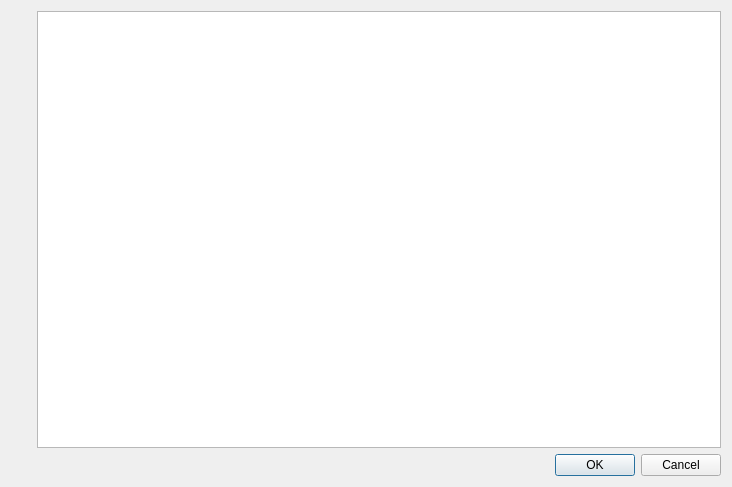
<?xml version="1.0" encoding="UTF-8"?>
<ui version="4.0">
 <class>AboutProgram</class>
 <widget class="QDialog" name="AboutProgram">
  <property name="geometry">
   <rect>
    <x>0</x>
    <y>0</y>
    <width>732</width>
    <height>487</height>
   </rect>
  </property>
  <property name="windowTitle">
   <string>Dialog</string>
  </property>
  <layout class="QGridLayout" name="gridLayout">
   <item row="2" column="1">
    <widget class="QDialogButtonBox" name="buttonBox">
     <property name="orientation">
      <enum>Qt::Horizontal</enum>
     </property>
     <property name="standardButtons">
      <set>QDialogButtonBox::Cancel|QDialogButtonBox::Ok</set>
     </property>
    </widget>
   </item>
   <item row="0" column="0">
    <layout class="QVBoxLayout" name="verticalLayout">
     <item>
      <widget class="QLabel" name="icon">
       <property name="text">
        <string>&lt;img src=&quot;:/icon/icon.svg&quot; width=256&gt;</string>
       </property>
      </widget>
     </item>
     <item>
      <spacer name="verticalSpacer">
       <property name="orientation">
        <enum>Qt::Vertical</enum>
       </property>
       <property name="sizeHint" stdset="0">
        <size>
         <width>20</width>
         <height>40</height>
        </size>
       </property>
      </spacer>
     </item>
    </layout>
   </item>
   <item row="0" column="1">
    <widget class="QTextBrowser" name="information"/>
   </item>
  </layout>
 </widget>
 <resources/>
 <connections>
  <connection>
   <sender>buttonBox</sender>
   <signal>accepted()</signal>
   <receiver>AboutProgram</receiver>
   <slot>accept()</slot>
   <hints>
    <hint type="sourcelabel">
     <x>248</x>
     <y>254</y>
    </hint>
    <hint type="destinationlabel">
     <x>157</x>
     <y>274</y>
    </hint>
   </hints>
  </connection>
  <connection>
   <sender>buttonBox</sender>
   <signal>rejected()</signal>
   <receiver>AboutProgram</receiver>
   <slot>reject()</slot>
   <hints>
    <hint type="sourcelabel">
     <x>316</x>
     <y>260</y>
    </hint>
    <hint type="destinationlabel">
     <x>286</x>
     <y>274</y>
    </hint>
   </hints>
  </connection>
 </connections>
</ui>
